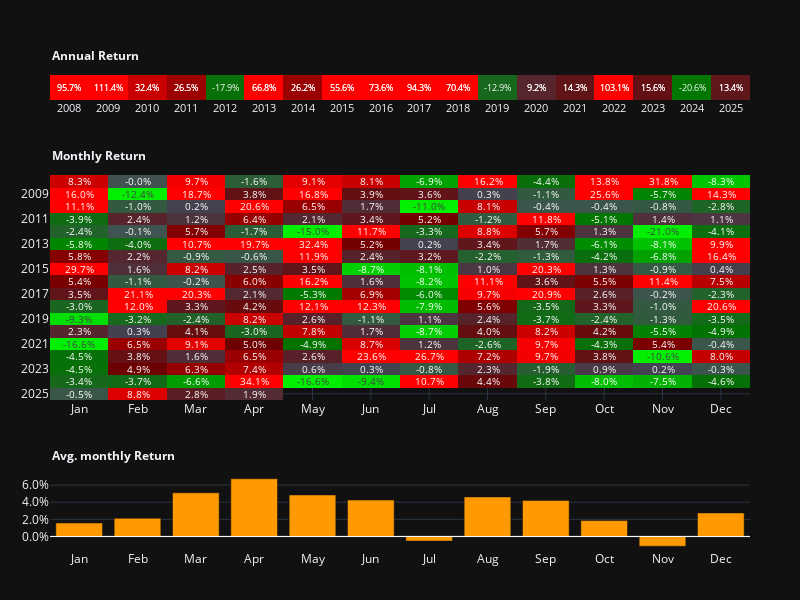

This figure's notebook cell:
### Code cell
plot = PlotMaster()
plot._plot_return_heatmap(daily_return=(result.daily_return - result.exp_returns['0050']))

### Figure 1 — Plotly figure (JSON) as saved in the notebook; plotly's stock layout.template omitted (floating-point values rounded to 4 significant figures; data arrays with more than 128 entries replaced by an {"elided": "..."} marker saying what was removed)
{"data": [{"colorscale": [[0, "#414553"], [0.5, "#6E0001"], [1, "#FF0001"]], "showscale": false, "text": [["95.7%", "111.4%", "32.4%", "26.5%", "-17.9%", "66.8%", "26.2%", "55.6%", "73.6%", "94.3%", "70.4%", "-12.9%", "9.2%", "14.3%", "103.1%", "15.6%", "-20.6%", "13.4%"]], "textfont": {"size": 9}, "texttemplate": "%{text}", "type": "heatmap", "x": ["2008", "2009", "2010", "2011", "2012", "2013", "2014", "2015", "2016", "2017", "2018", "2019", "2020", "2021", "2022", "2023", "2024", "2025"], "xaxis": "x", "y": [""], "yaxis": "y", "z": [[0.9571, 1.114, 0.3241, 0.2646, null, 0.6678, 0.2624, 0.556, 0.7355, 0.9431, 0.704, null, 0.09151, 0.1432, 1.031, 0.1556, null, 0.1341]], "zmax": 0.4, "zmin": 0}, {"colorscale": [[0, "#02EF02"], [0.5, "#017301"], [1, "#405351"]], "showscale": false, "text": [["95.7%", "111.4%", "32.4%", "26.5%", "-17.9%", "66.8%", "26.2%", "55.6%", "73.6%", "94.3%", "70.4%", "-12.9%", "9.2%", "14.3%", "103.1%", "15.6%", "-20.6%", "13.4%"]], "textfont": {"size": 9}, "texttemplate": "%{text}", "type": "heatmap", "x": ["2008", "2009", "2010", "2011", "2012", "2013", "2014", "2015", "2016", "2017", "2018", "2019", "2020", "2021", "2022", "2023", "2024", "2025"], "xaxis": "x", "y": [""], "yaxis": "y", "z": [[null, null, null, null, -0.179, null, null, null, null, null, null, -0.1289, null, null, null, null, -0.206, null]], "zmax": 0, "zmin": -0.4}, {"colorscale": [[0, "#414553"], [0.5, "#6E0001"], [1, "#FF0001"]], "showscale": false, "text": {"elided": "18x12 str values"}, "textfont": {"size": 10}, "texttemplate": "%{text}", "type": "heatmap", "x": [1, 2, 3, 4, 5, 6, 7, 8, 9, 10, 11, 12], "xaxis": "x2", "y": ["2025", "2024", "2023", "2022", "2021", "2020", "2019", "2018", "2017", "2016", "2015", "2014", "2013", "2012", "2011", "2010", "2009", "2008"], "yaxis": "y2", "z": {"elided": "18x12 float values"}, "zmax": 0.1, "zmin": 0}, {"colorscale": [[0, "#02EF02"], [0.5, "#017301"], [1, "#405351"]], "showscale": false, "text": {"elided": "18x12 str values"}, "textfont": {"size": 10}, "texttemplate": "%{text}", "type": "heatmap", "x": [1, 2, 3, 4, 5, 6, 7, 8, 9, 10, 11, 12], "xaxis": "x2", "y": ["2025", "2024", "2023", "2022", "2021", "2020", "2019", "2018", "2017", "2016", "2015", "2014", "2013", "2012", "2011", "2010", "2009", "2008"], "yaxis": "y2", "z": {"elided": "18x12 float values"}, "zmax": 0, "zmin": -0.1}, {"marker": {"color": "#FF9900"}, "name": "Avg. return", "type": "bar", "x": [1, 2, 3, 4, 5, 6, 7, 8, 9, 10, 11, 12], "xaxis": "x3", "y": [0.01573, 0.0212, 0.05097, 0.06742, 0.04846, 0.04258, -0.005342, 0.04617, 0.04197, 0.01861, -0.01141, 0.02747], "yaxis": "y3"}], "layout": {"annotations": [{"showarrow": false, "text": "<b>Annual Return</b>", "x": 0, "xref": "x domain", "y": 1, "yref": "y domain", "yshift": 30}, {"showarrow": false, "text": "<b>Monthly Return</b>", "x": 0, "xref": "x2 domain", "y": 1, "yref": "y2 domain", "yshift": 30}, {"showarrow": false, "text": "<b>Avg. monthly Return</b>", "x": 0, "xref": "x3 domain", "y": 1, "yref": "y3 domain", "yshift": 30}], "height": 600, "margin": {"b": 50, "l": 50, "r": 50, "t": 50}, "shapes": [{"line": {"color": "white", "width": 1}, "type": "line", "x0": 0, "x1": 1, "xref": "x3 domain", "y0": 0, "y1": 0, "yref": "y3"}], "width": 800, "xaxis": {"anchor": "y", "domain": [0, 1], "tickfont": {"size": 11}}, "xaxis2": {"anchor": "y2", "domain": [0, 1], "ticktext": ["Jan", "Feb", "Mar", "Apr", "May", "Jun", "Jul", "Aug", "Sep", "Oct", "Nov", "Dec"], "tickvals": [1, 2, 3, 4, 5, 6, 7, 8, 9, 10, 11, 12]}, "xaxis3": {"anchor": "y3", "domain": [0, 1], "matches": "x2", "ticktext": ["Jan", "Feb", "Mar", "Apr", "May", "Jun", "Jul", "Aug", "Sep", "Oct", "Nov", "Dec"], "tickvals": [1, 2, 3, 4, 5, 6, 7, 8, 9, 10, 11, 12]}, "yaxis": {"anchor": "x", "domain": [0.9, 0.95]}, "yaxis2": {"anchor": "x2", "domain": [0.3, 0.75]}, "yaxis3": {"anchor": "x3", "domain": [0, 0.15], "tickformat": ".01%"}}}
